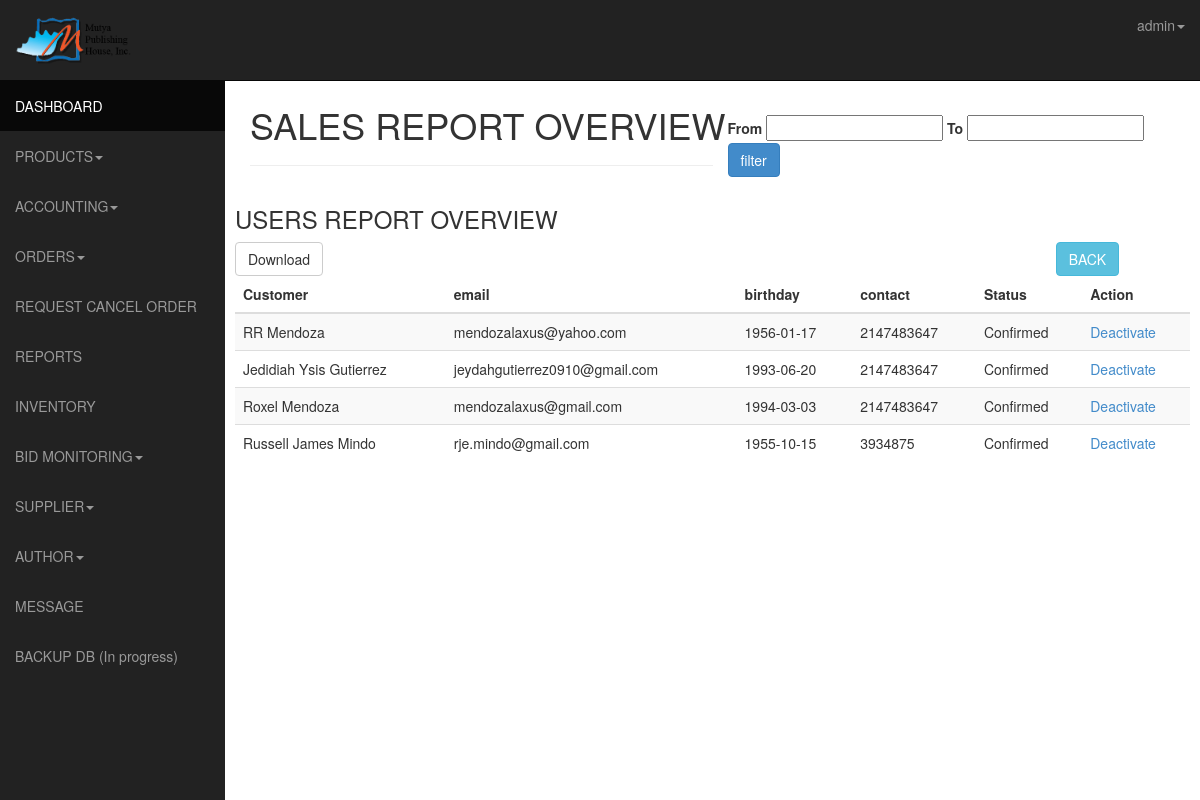
The page /admin/user_report.php (signed in) on the database its author committed.
### tables this page shows
CREATE TABLE IF NOT EXISTS `users` (
  `id` int(11) NOT NULL AUTO_INCREMENT,
  `usn` varchar(50) NOT NULL,
  `fname` varchar(120) NOT NULL,
  `lname` varchar(120) NOT NULL,
  `birthday` date NOT NULL,
  `address` varchar(60) NOT NULL,
  `contact` int(11) NOT NULL,
  `email` varchar(120) NOT NULL,
  `password` varchar(128) NOT NULL,
  `activate` int(11) NOT NULL,
  `code` int(11) NOT NULL,
  `date` date NOT NULL,
  `block` int(11) NOT NULL,
  `pic` int(11) NOT NULL,
  `ext` varchar(5) NOT NULL,
  `admin` int(11) NOT NULL,
  `user_type` int(10) NOT NULL,
  `retrieve_code` varchar(255) NOT NULL,
  PRIMARY KEY (`id`)
);

### admin/user_report.php (the view, shortened to what this page needs)
<!DOCTYPE html>
<html lang="en">
  <head>
    <link href="css/bootstrap.css" rel="stylesheet">
    <link href="css/sb-admin.css" rel="stylesheet">-->
    <link rel="stylesheet" href="css/morris-0.4.3.min.css">
   <link rel="stylesheet" href="http://code.jquery.com/ui/1.10.3/themes/smoothness/jquery-ui.css">
    <link rel="stylesheet" href="/resources/demos/style.css" />
  </head>
  <body>
    <div id="wrapper">
      <nav class="navbar navbar-inverse  navbar-fixed-top" role="navigation">
      <?php include 'template/sidebar.php';?>
		<?php include 'template/top.php';?>
      </nav>
      <div id="page-wrapper">
        <div class="row">
          <div class="col-lg-12">
            <h1>SALES REPORT OVERVIEW <small></small></h1>
            <div class="col-lg-6 pull-right" style="margin-top:-40px;">
              <form action="" method="post"><label for="from">From</label>
			         <input type="text" id="from" name="date2" />
			         <label for="to">To</label>
			         <input type="text" id="to" name="date1" />
			         <input type="submit" name="submit" class="btn btn-primary" value="filter"/> </form>
            </div>
           <hr>
          </div>
        </div>
       <div class="row">
        <div class="table-responsive">
 <h3>USERS REPORT OVERVIEW</h3>
        <div class="row">
            <div class="col-lg-10">
              <button onclick="window.location='excel_download.php?users_rep=print'" target="_blank" class="btn btn-default">Download</button>
           </div>
           <div class="col-lg-2 pull-right">
              <button onclick="window.location='reports.php'" class="btn btn-info">BACK</button>
           </div>
       </div>
<div class="table-responsive">
<table class="table table-striped">
<thead>
<tr>
    <th >Customer</th>
    <th>email</th>
    <th >birthday</th>
    <th>contact</th>
     <th>Status</th>
    <th>Action</th>
</tr>
</thead>
<tbody>
  				<?php
			 $psql = mysql_query("SELECT * FROM users ORDER BY id DESC");
$productCount = mysql_num_rows($psql);
if ($productCount > 0) {
	while($row = mysql_fetch_array($psql)){
			 $id = $row['id'];
             $fname =  $row["fname"];
			 $lname= $row["lname"];
			  $birthday = $row["birthday"];
			 $contact = $row["contact"];
			 $email= $row["email"];
			$activate=  $row["activate"];
			  if ($activate == 1){
				 $status = 'Confirmed';
				 }
				 else{
					$status = 'Unconfirm';
					 }
			 if ($activate == 1){
				 $view = $view = '<a href = "reports.php?deactivate='.$id.'">Deactivate</a>'; ;
				 }
				 else{
					$view = '<a href = "reports.php?userid='.$id.'">Activate</a>';
					 }
			 echo'<tr>
    <td>'.$fname.' '. $lname.'</td>
    <td > '.$email.'</td>
	 <td > '.$birthday.'</td>
    <td>'.$contact.'</td>
	 <td >'.$status.'</td>
	<td >'.$view.'</td>
  </tr>';
	}
}
else {
	echo  '<tr>
    <td height="29" colspan="6"><h4 class="alert_warning">No ORDER YET!</h4>  </tr>';
	}
?>
</tbody>
</table>
        </div>
      </div>
    </div>
  </body>
</html>

### admin/template/top.php (shortened to what this page needs)
<ul class="nav navbar-nav navbar-right navbar-user">
           <li class="dropdown user-dropdown">
             <a href="#" class="dropdown-toggle" data-toggle="dropdown"><i class="fa fa-user"></i><?php echo $username?><b class="caret"></b></a>
           </li>
         </ul>
       </div>

### admin/css/sb-admin.css (style rules this page uses)
body { margin-top: 50px; }
#wrapper { padding-left: 0; }
#page-wrapper { width: 100%; padding: 5px 15px; }
@media (min-width:768px) { #wrapper { padding-left: 225px; } }
@media (min-width:768px) { #page-wrapper { padding: 15px 25px; } }

### rows shown on the page
users: fname "RR", lname "Mendoza", email "mendozalaxus@yahoo.com", birthday "1956-01-17", contact "2147483647", activate "Confirmed"
users: fname "Jedidiah Ysis", lname "Gutierrez", email "jeydahgutierrez0910@gmail.com", birthday "1993-06-20", contact "2147483647", activate "Confirmed"
users: fname "Roxel", lname "Mendoza", email "mendozalaxus@gmail.com", birthday "1994-03-03", contact "2147483647", activate "Confirmed"
users: fname "Russell James", lname "Mindo", email "rje.mindo@gmail.com", birthday "1955-10-15", contact "3934875", activate "Confirmed"

### other values the page prints
$username "admin"
